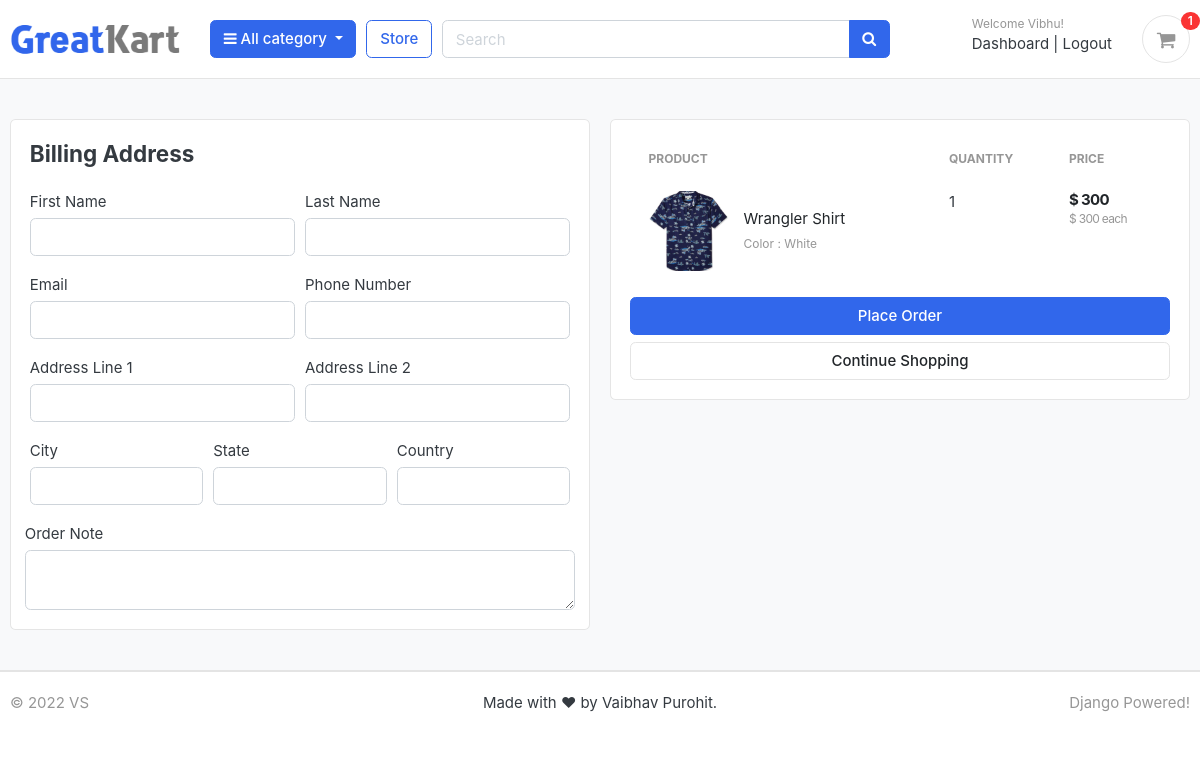
The app's page /cart/checkout/ (signed in) with its own data.
### accounts/models.py (models this page shows, shortened)
class Account(AbstractBaseUser):
    first_name = models.CharField(max_length=50)
    last_name = models.CharField(max_length=50)
    username = models.CharField(max_length=50, unique=True)
    email = models.EmailField(max_length=100, unique=True)
    phone_number = models.CharField(max_length=50)
    date_joined = models.DateTimeField(auto_now_add=True)
    last_login = models.DateTimeField(auto_now_add=True)
    is_admin = models.BooleanField(default=False)
    is_staff = models.BooleanField(default=False)
    is_active = models.BooleanField(default=False)
    is_superadmin = models.BooleanField(default=False)
    USERNAME_FIELD = 'email'
    REQUIRED_FIELDS = ['username', 'first_name', 'last_name']
    objects = MyAccountManager()

### carts/models.py (models this page shows, shortened)
class CartItem(models.Model):
    user = models.ForeignKey(Account, on_delete=models.CASCADE, null=True)
    product = models.ForeignKey(Product, on_delete=models.CASCADE)
    variations = models.ManyToManyField(Variation, blank=True)
    cart = models.ForeignKey(Cart, on_delete=models.CASCADE, null=True)
    quantity = models.IntegerField()
    is_active = models.BooleanField(default=True)
    def sub_total(self):
        return self.product.price * self.quantity

### store/models.py (models this page shows, shortened)
class Product(models.Model):
    product_name = models.CharField(max_length=200, unique=True)
    slug = models.SlugField(max_length=200, unique=True)
    description = models.CharField(max_length=200)
    price = models.IntegerField()
    images = models.ImageField(upload_to='photos/products')
    stock = models.IntegerField()
    is_available = models.BooleanField(default=True)
    category = models.ForeignKey(Category, on_delete=models.CASCADE)
    created_date = models.DateTimeField(auto_now_add=True)
    modified_date = models.DateTimeField(auto_now=True)
    def get_url(self):
        return reverse('product_detail', args=[self.category.slug, self.slug])

class Variation(models.Model):
    product = models.ForeignKey(Product, on_delete=models.CASCADE)
    variation_category = models.CharField(max_length=100, choices=variation_category_choice)
    variation_value = models.CharField(max_length=100)
    is_active = models.BooleanField(default=True)
    created_at = models.DateTimeField(auto_now=True)
    objects = VariationManager()

### carts/views.py (the view)
# urls.py: path('checkout/', views.checkout, name='checkout'),
@login_required(login_url='login')
def checkout(request, total=0, quantity=0, cart_items=None):
    tax = 0
    grand_total = 0
    try:
        if request.user.is_authenticated:
            cart_items = CartItem.objects.filter(user=request.user, is_active=True)
        else:
            cart = Cart.objects.get(cart_id=_cart_id(request))
            cart_items = CartItem.objects.filter(cart=cart, is_active=True)
        for cart_item in cart_items:
            total += (cart_item.product.price * cart_item.quantity)
            quantity += cart_item.quantity
        tax = int((2 * total) / 100)
        grand_total = total + tax
    except ObjectDoesNotExist:
        pass  # just ignore
    context = {
        'total': total,
        'quantity': quantity,
        'cart_items': cart_items,
        'tax': tax,
        'grand_total': grand_total,
    }
    return render(request, 'store/checkout.html', context)

### carts/context_processors.py (called while the page is built)
def counter(request):
    cart_count = 0
    if 'admin' in request.path:
        return {}
    else:
        try:
            cart = Cart.objects.filter(cart_id=_cart_id(request))
            if request.user.is_authenticated:
                cart_items = CartItem.objects.all().filter(user=request.user)
            else:
                cart_items = CartItem.objects.all().filter(cart=cart[:1])
            for cart_item in cart_items:
                cart_count += cart_item.quantity
        except Cart.DoesNotExist:
            cart_count = 0
    return dict(cart_count=cart_count)

### carts/views.py (called while the page is built)
def _cart_id(request):
    cart = request.session.session_key
    if not cart:
        cart = request.session.create()
    return cart

### category/context_processors.py (called while the page is built)
def menu_links(request):
    links = Category.objects.all()
    return dict(links=links)

### category/models.py (called while the page is built)
    def get_url(self):
        return reverse('products_by_category', args=[self.slug])

### templates/store/checkout.html (shortened to what this page needs)
{% extends 'base.html' %}
{% load static %}
{% block content %}
<section class="section-content padding-y bg" >
<div class="container">
<div class="row">
        <aside class="col-lg-6">
            <div class="card">
                <div class="card-body">
                    <h4 class="card-title mb-4">Billing Address</h4>
                    <form action="{% url 'place_order' %}" method="post">
                    <div class="form-row">
                        <div class="col form-group">
                            <label for="">First Name</label>
                            <input type="text" name="first_name" class="form-control" required>
                        </div>
                        <div class="col form-group">
                            <label for="">Last Name</label>
                            <input type="text" name="last_name" class="form-control" required>
                        </div>
                    </div>
                    <div class="form-row">
                        <div class="col form-group">
                            <label for="">Email</label>
                            <input type="email" name="email" class="form-control" required>
                        </div>
                        <div class="col form-group">
                            <label for="">Phone Number</label>
                            <input type="text" name="phone" class="form-control" required>
                        </div>
                    </div>
                    <div class="form-row">
                        <div class="col form-group">
                            <label for="">Address Line 1</label>
                            <input type="text" name="address_line_1" class="form-control" required>
                        </div>
                        <div class="col form-group">
                            <label for="">Address Line 2</label>
                            <input type="text" name="address_line_2" class="form-control" >
                        </div>
                    </div>
                    <div class="form-row">
                        <div class="col form-group">
                            <label for="">City</label>
                            <input type="text" name="city" class="form-control" required>
                        </div>
                        <div class="col form-group">
                            <label for="">State</label>
                            <input type="text" name="state" class="form-control" required>
                        </div>
                        <div class="col form-group">
                            <label for="">Country</label>
                            <input type="text" name="country" class="form-control" required>
                        </div>
                    </div>
                    <div class="form-row">
                            <label for="">Order Note</label>
                            <textarea name="order_note"  rows="2" class="form-control"></textarea>
                        </div>
                </div>
            </div>
        </aside>
        <aside class="col-lg-6">
            <div class="card">
                <div class="card-body">
                    <table class="table table-borderless table-shopping-cart">
                        <thead class="text-muted">
                            <tr class="small text-uppercase">
                              <th scope="col">Product</th>
                              <th scope="col" width="120">Quantity</th>
                              <th scope="col" width="120">Price</th>
                            </tr>
                        </thead>
                        <tbody>
                        {% for cart_item in cart_items %}
                            <tr>
                                <td>
                                    <figure class="itemside align-items-center">
                                        <div class="aside"><img src="{{ cart_item.product.images.url }}" class="img-sm"></div>
                                        <figcaption class="info">
                                            <a href="{{ cart_item.product.get_url }}" class="title text-dark">{{ cart_item.product.product_name }}</a>
                                            <p class="text-muted small">
                                                {% if cart_item.variations.all %}
                                                    {% for item in cart_item.variations.all %}
                                                        {{ item.variation_category | capfirst }} : {{ item.variation_value | capfirst }}
                                                        <br>
                                                    {% endfor %}
                                                {% endif %}
                                            </p>
                                        </figcaption>
                                    </figure>
                                </td>
                                <td>
                                    <label for="">{{ cart_item.quantity }}</label>
                                </td>
                                <td>
                                    <div class="price-wrap">
                                        <var class="price">$ {{ cart_item.sub_total }}</var>
                                        <small class="text-muted"> $ {{ cart_item.product.price }} each </small>
                                    </div>
                                </td>
                            </tr>
                        {% endfor %}
                        </tbody>
                    </table>
                    <button type="submit" name="submit" class="btn btn-primary btn-block">Place Order</button>
                    <a href="{% url 'store' %}" class="btn btn-light btn-block">Continue Shopping</a>
                </div>
            </div>
        </aside>
</div>
</div>
</section>
{% endblock %}

### templates/includes/navbar.html (shortened to what this page needs)
{% load static %}
<header class="section-header">
	<section class="header-main border-bottom">
		<div class="container">
			<div class="row align-items-center">
				<div class="col-lg-2 col-md-3 col-6">
					<a href="{% url 'home' %}" class="brand-wrap">
						<img class="logo" src="{% static './images/logo.png' %}">
					</a>
				</div>
				<div class="col-lg col-sm col-md col-6 flex-grow-0">
					<div class="category-wrap dropdown d-inline-block float-right">
						<button type="button" class="btn btn-primary dropdown-toggle" data-toggle="dropdown">
							<i class="fa fa-bars"></i> All category
						</button>
					</div>
				</div>
				<a href="{% url 'store' %}" class="btn btn-outline-primary">Store</a>
				<div class="col-lg  col-md-6 col-sm-12 col">
					<form action="{% url 'search' %}" class="search" method="GET">
						<div class="input-group w-100">
							<input type="text" class="form-control" style="width:60%;" placeholder="Search" name="keyword">
							<div class="input-group-append">
							  <button class="btn btn-primary" type="submit">
								<i class="fa fa-search"></i>
							  </button>
							</div>
						</div>
					</form>
				</div>
				<div class="col-lg-3 col-sm-6 col-8 order-2 order-lg-3">
				<div class="d-flex justify-content-end mb-3 mb-lg-0">
					{% if user.id is None %}
					<div class="widget-header">
						<small class="title text-muted">Welcome guest!</small>
						<div>
							<a href="{% url 'login' %}">Sign in</a> <span class="dark-transp"> | </span>
							<a href="{% url 'register' %}"> Register</a>
						</div>
					</div>
					{% else %}
					<div class="widget-header">
						<small class="title text-muted">Welcome {{user.first_name}}!</small>
						<div>
							<a href="{% url 'dashboard' %}">Dashboard</a> <span class="dark-transp"> | </span>
							<a href="{% url 'logout' %}"> Logout</a>
						</div>
					</div>
					{% endif %}
					<a href="{% url 'cart' %}" class="widget-header pl-3 ml-3">
						<div class="icon icon-sm rounded-circle border"><i class="fa fa-shopping-cart"></i></div>
						<span class="badge badge-pill badge-danger notify">{{cart_count}}</span>
					</a>
				</div>
			</div>
			</div>
		</div>
	</section>
</header>

### greatkart/static/css/ui.css (style rules this page uses)
html { font-family: "Inter", sans-serif; font-size: 15px; }
.price-wrap { letter-spacing: -0.7px; }
.icon-xs, .icon-sm, .icon-md, .icon-lg { display: inline-block; text-align: center; flex-shrink: 0; flex-grow: 0; }
.icon-sm { width: 48px; height: 48px; line-height: 48px !important; font-size: 20px; }
.img-xs, .img-sm, .img-md, .img-lg { -o-object-fit: cover; object-fit: cover; flex-shrink: 0; flex-grow: 0; }
.img-sm { width: 80px; height: 80px; }
.padding-y { padding-top: 40px; padding-bottom: 40px; }
var { font-style: normal; }
figure { margin-bottom: 0; }
article:after, .form-group:after { display: block; clear: both; content: ""; }
.bg { background-color: #f8f9fa; }
p:last-child { margin-bottom: 0; }
.header-main { position: relative; padding-top: 1rem; padding-bottom: 1rem; }
.brand-wrap .logo, .navbar-brand .logo { margin-right: 7px; max-height: 42px; display: inline-block; }
.widget-header { display: inline-block; vertical-align: middle; position: relative; }
.widget-header a { color: #343a40; }
.widget-header i { color: #969696; }
.widget-header .title { display: block; }
.widget-header .notify { position: absolute; top: -3px; right: -10px; }
.btn-light { background-color: #fff; border-color: #e4e4e4; }
.itemside { position: relative; display: flex; width: 100%; }
.itemside .aside { position: relative; flex-shrink: 0; }
.itemside .info { padding-left: 15px; padding-right: 7px; }
.itemside p { margin-bottom: 0; }
.itemside .title { display: block; margin-bottom: 5px; color: #212529; }
.notify { position: absolute; top: -4px; right: -10px; display: inline-block; padding: 0.25em 0.6em; font-size: 12px; line-height: 1; text-align: center; border-radius: 3rem; color: #fff; background-color: #fa3434; }
.price { font-weight: 600; color: #212529; }
.table-shopping-cart.table td, .table-shopping-cart.table th { padding-left: 1.25rem; padding-right: 1.25rem; }
.table-shopping-cart .price-wrap { line-height: 1.2; }
.table-shopping-cart .price { font-weight: bold; margin-right: 5px; display: block; }

### records on screen
Account: first_name "Vibhu"
CartItem: product.images (picture), product.product_name "Wrangler Shirt", quantity "1", sub_total "300", product.price "300"
Variation: variation_category "Color", variation_value "White"

### other values on screen
{{ cart_count }} "1"
